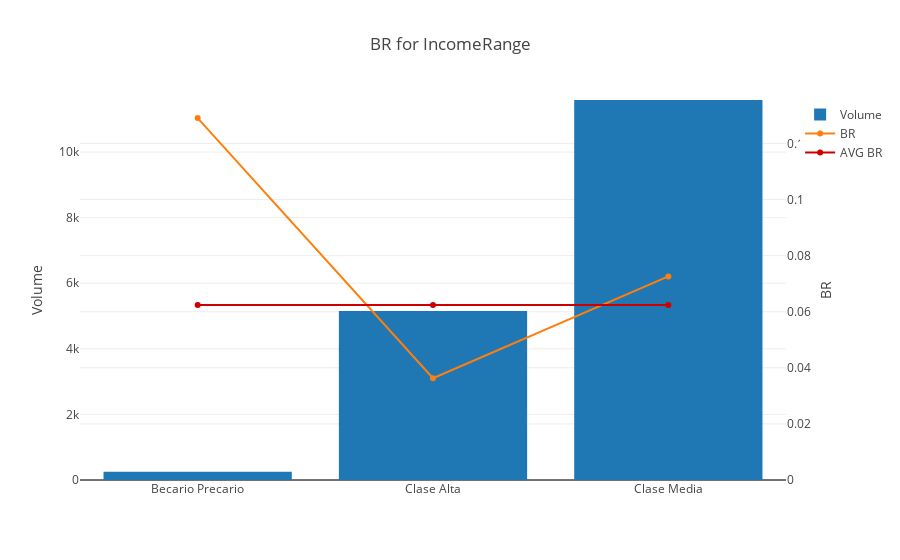
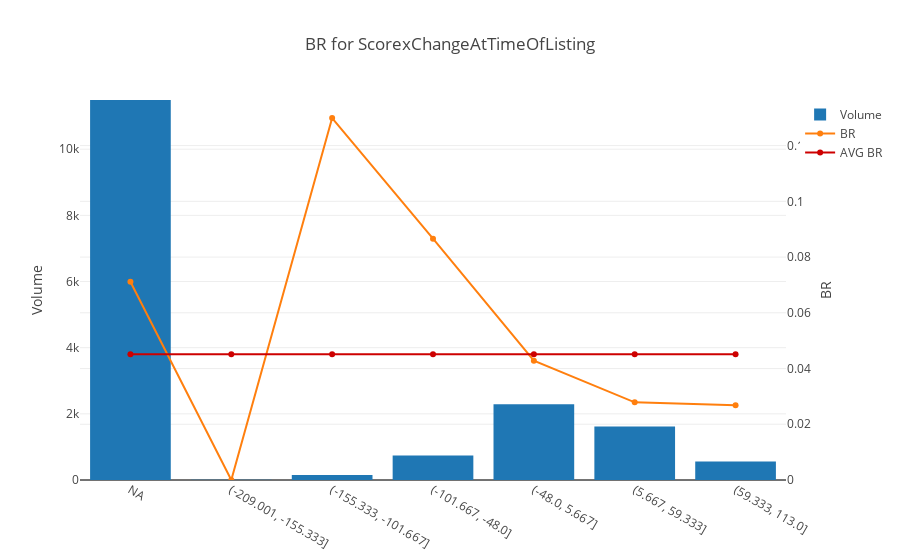
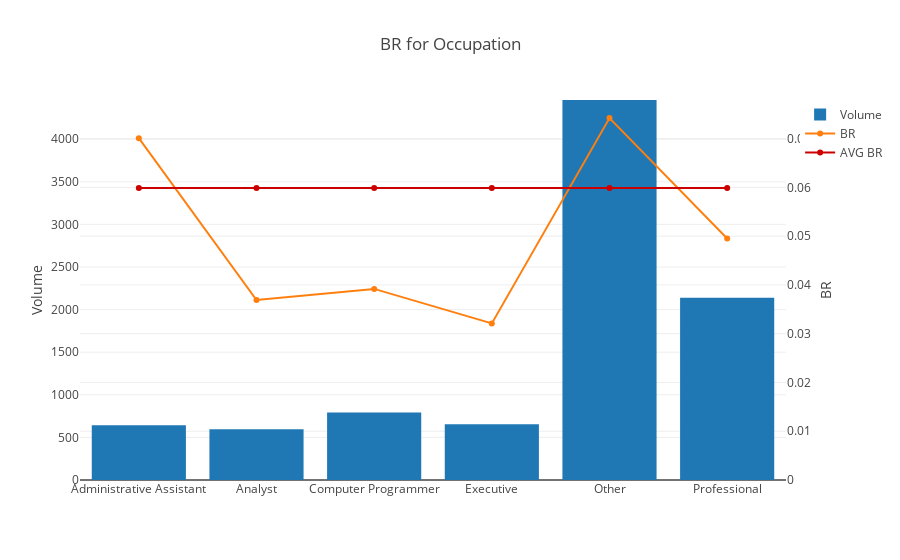
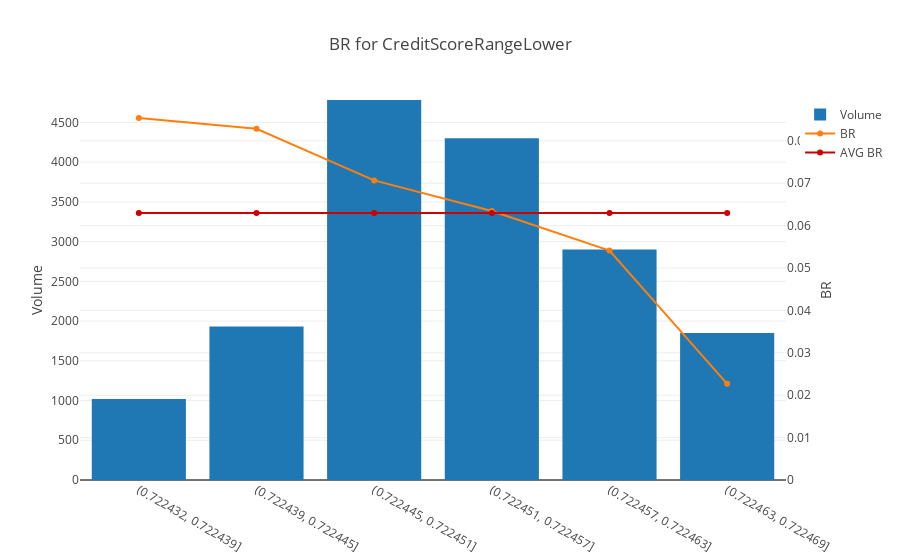

The cell these charts' notebook holds for them, in order:
### Code cell
for c in df_iv.feature.values.tolist():
    py.iplot(output_graph_update(c, [0., 97.5], 6, df, 'bad'))

### Figure 1 — Plotly figure (JSON) as saved in the notebook; plotly's stock layout.template omitted (floating-point values rounded to 4 significant figures)
{"data": [{"name": "Volume", "type": "bar", "uid": "258c048b-07d5-4af1-bff3-73886e2b95d2", "x": ["Becario Precario", "Clase Alta", "Clase Media"], "y": [248, 5151, 11588]}, {"name": "BR", "type": "scatter", "uid": "c1012f3c-de56-4084-a448-e9c88d9ba7e8", "x": ["Becario Precario", "Clase Alta", "Clase Media"], "y": [0.129, 0.0363, 0.07258], "yaxis": "y2"}, {"line": {"color": "rgb(205, 0, 0)"}, "name": "AVG BR", "type": "scatter", "uid": "64267384-ede5-4f23-99b7-aeb6ad57ed58", "x": ["Becario Precario", "Clase Alta", "Clase Media"], "y": [0.0624, 0.0624, 0.0624], "yaxis": "y2"}], "layout": {"title": {"text": "BR for IncomeRange"}, "yaxis": {"range": [0, 11588], "title": {"text": "Volume"}}, "yaxis2": {"overlaying": "y", "range": [0, 0.1355], "side": "right", "title": {"text": "BR"}}}}

### Figure 2 — Plotly figure (JSON) as saved in the notebook; plotly's stock layout.template omitted (floating-point values rounded to 4 significant figures)
{"data": [{"name": "Volume", "type": "bar", "uid": "64065488-67f5-4f09-914f-42434adad0f2", "x": ["NA", "(-209.001, -155.333]", "(-155.333, -101.667]", "(-101.667, -48.0]", "(-48.0, 5.667]", "(5.667, 59.333]", "(59.333, 113.0]"], "y": [11487, 8, 154, 739, 2290, 1614, 559]}, {"name": "BR", "type": "scatter", "uid": "be9ac763-5844-4c01-b561-cb73e6597c38", "x": ["NA", "(-209.001, -155.333]", "(-155.333, -101.667]", "(-101.667, -48.0]", "(-48.0, 5.667]", "(5.667, 59.333]", "(59.333, 113.0]"], "y": [0.07112, 0, 0.1299, 0.0866, 0.04279, 0.02788, 0.02683], "yaxis": "y2"}, {"line": {"color": "rgb(205, 0, 0)"}, "name": "AVG BR", "type": "scatter", "uid": "26607ca5-4425-4e43-b93c-e59e5d00ac98", "x": ["NA", "(-209.001, -155.333]", "(-155.333, -101.667]", "(-101.667, -48.0]", "(-48.0, 5.667]", "(5.667, 59.333]", "(59.333, 113.0]"], "y": [0.04512, 0.04512, 0.04512, 0.04512, 0.04512, 0.04512, 0.04512], "yaxis": "y2"}], "layout": {"title": {"text": "BR for ScorexChangeAtTimeOfListing"}, "yaxis": {"range": [0, 11487], "title": {"text": "Volume"}}, "yaxis2": {"overlaying": "y", "range": [0, 0.1364], "side": "right", "title": {"text": "BR"}}}}

### Figure 3 — Plotly figure (JSON) as saved in the notebook; plotly's stock layout.template omitted (floating-point values rounded to 4 significant figures)
{"data": [{"name": "Volume", "type": "bar", "uid": "f559445c-8673-4c4b-a74f-e22a5d698013", "x": ["Administrative Assistant", "Analyst", "Computer Programmer", "Executive", "Other", "Professional"], "y": [642, 596, 791, 654, 4460, 2140]}, {"name": "BR", "type": "scatter", "uid": "96d06cc2-8de5-4bcf-afa7-9ac5fe45ed0e", "x": ["Administrative Assistant", "Analyst", "Computer Programmer", "Executive", "Other", "Professional"], "y": [0.07009, 0.03691, 0.03919, 0.03211, 0.07422, 0.04953], "yaxis": "y2"}, {"line": {"color": "rgb(205, 0, 0)"}, "name": "AVG BR", "type": "scatter", "uid": "6e0b25c5-5fee-47d1-b03e-5b00664a71d3", "x": ["Administrative Assistant", "Analyst", "Computer Programmer", "Executive", "Other", "Professional"], "y": [0.05989, 0.05989, 0.05989, 0.05989, 0.05989, 0.05989], "yaxis": "y2"}], "layout": {"title": {"text": "BR for Occupation"}, "yaxis": {"range": [0, 4460], "title": {"text": "Volume"}}, "yaxis2": {"overlaying": "y", "range": [0, 0.07793], "side": "right", "title": {"text": "BR"}}}}

### Figure 4 — Plotly figure (JSON) as saved in the notebook; plotly's stock layout.template omitted (floating-point values rounded to 4 significant figures)
{"data": [{"name": "Volume", "type": "bar", "uid": "dcc5f821-b43c-4516-9b6c-70838af54916", "x": ["(0.722432, 0.722439]", "(0.722439, 0.722445]", "(0.722445, 0.722451]", "(0.722451, 0.722457]", "(0.722457, 0.722463]", "(0.722463, 0.722469]"], "y": [1019, 1931, 4782, 4302, 2900, 1851]}, {"name": "BR", "type": "scatter", "uid": "07c088b4-e78f-46e5-9c0c-d453367b4ca8", "x": ["(0.722432, 0.722439]", "(0.722439, 0.722445]", "(0.722445, 0.722451]", "(0.722451, 0.722457]", "(0.722457, 0.722463]", "(0.722463, 0.722469]"], "y": [0.08538, 0.08286, 0.07068, 0.06346, 0.05414, 0.02269], "yaxis": "y2"}, {"line": {"color": "rgb(205, 0, 0)"}, "name": "AVG BR", "type": "scatter", "uid": "0599bb34-b4f4-4442-bc55-a9f850747f29", "x": ["(0.722432, 0.722439]", "(0.722439, 0.722445]", "(0.722445, 0.722451]", "(0.722451, 0.722457]", "(0.722457, 0.722463]", "(0.722463, 0.722469]"], "y": [0.06297, 0.06297, 0.06297, 0.06297, 0.06297, 0.06297], "yaxis": "y2"}], "layout": {"title": {"text": "BR for CreditScoreRangeLower"}, "yaxis": {"range": [0, 4782], "title": {"text": "Volume"}}, "yaxis2": {"overlaying": "y", "range": [0, 0.08965], "side": "right", "title": {"text": "BR"}}}}
